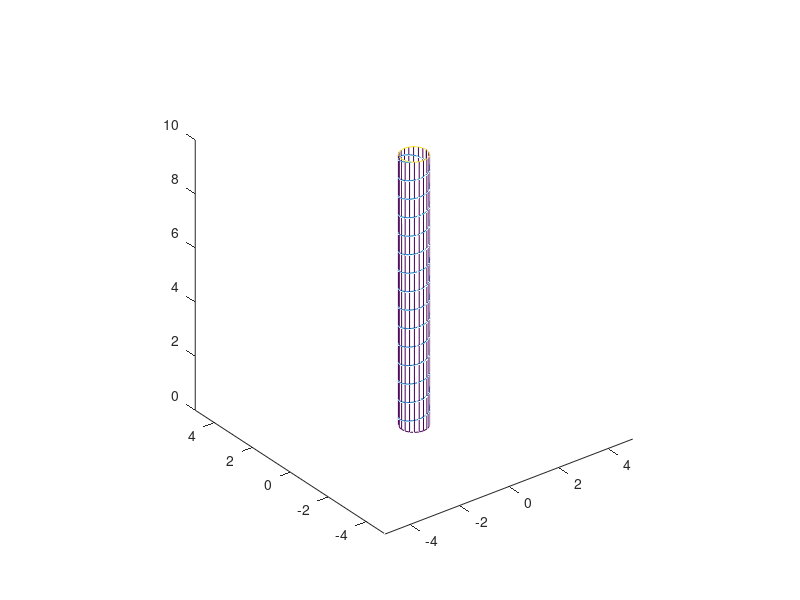

The MATLAB source for this figure:
r_cyl = 0.5; % radius of cylinder, in
h = 10; % height of cylinder, in
alpha = deg2rad(20); % wind angle, radians
t_size = 1000;

%phi0 = 0; % starting phi
%zeta = 0.5 * h / r;
%theta0 = atan(1 / zeta); % starting theta
%theta_span = theta0:0.01:(pi / 2); % theta span vectors

t = linspace(0,h,t_size);
r = zeros(size(t));
theta = zeros(size(t));
z = zeros(size(t));

for i = 1:length(t)
    r(i) = r_cyl;
    theta(i) = (t(i) * pi) / (2 * r_cyl * sin(alpha));
    z(i) = t(i);
end

x = r .* cos(theta);
y = r .* sin(theta);

plot3(x,y,z);
axis equal
hold on
[x_cyl,y_cyl,z_cyl] = cylinder(r_cyl);
z_cyl = z_cyl * h;
mesh(x_cyl,y_cyl,z_cyl);